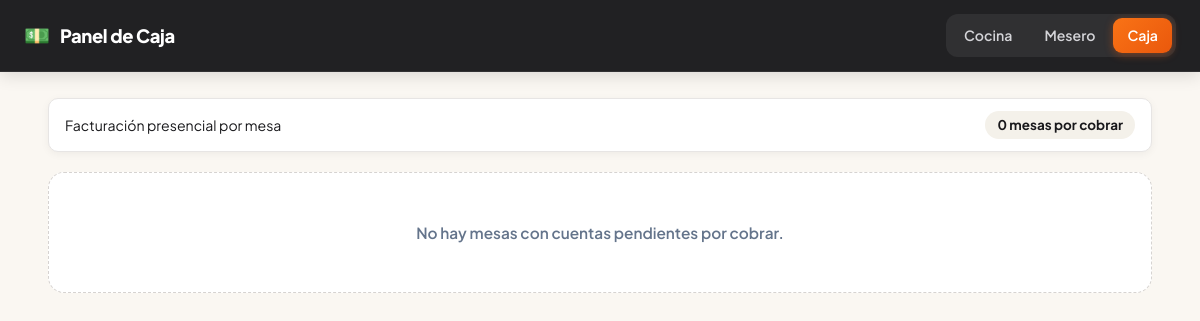
Page /caja.php on the earlier database version.
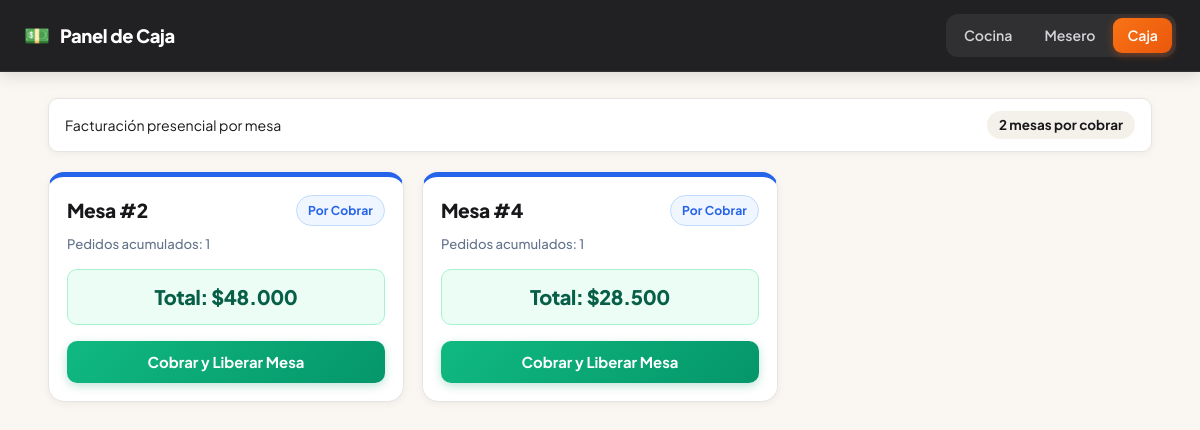
Same page on the later database version.
### tables this page shows
CREATE TABLE mesas (
    id INT AUTO_INCREMENT PRIMARY KEY,
    numero INT NOT NULL UNIQUE,
    estado ENUM('Disponible', 'Ocupada') NOT NULL DEFAULT 'Disponible'
);

### src/caja.php (the view, shortened to what this page needs)
<?php
require_once 'conexion.php';
$cuentasAbiertas = [];
$sql = "SELECT m.id AS mesa_id,
               m.estado AS estado_mesa,
               COUNT(DISTINCT p.id) AS total_pedidos,
               COALESCE(SUM(dp.cantidad * dp.precio_unitario), 0) AS total_consumo
        FROM mesas m
        INNER JOIN pedidos p ON m.id = p.mesa_id AND p.estado <> 'Pagado'
        LEFT JOIN detalle_pedido dp ON p.id = dp.pedido_id
        GROUP BY m.id, m.estado
        ORDER BY m.id ASC";
$resultado = $conn->query($sql);
if ($resultado instanceof mysqli_result) {
    while ($fila = $resultado->fetch_assoc()) {
        $cuentasAbiertas[] = $fila;
    }
}
?>
<!DOCTYPE html>
<html lang="es">
<head>
    <link rel="stylesheet" href="style.css">
</head>
<body>
    <header class="top-bar">
        <div class="marca">
            <span class="marca-icono" aria-hidden="true">💵</span>
            <h1>Panel de Caja</h1>
        </div>
        <nav class="nav-links">
            <a href="cocina.php">Cocina</a>
            <a href="mesero.php">Mesero</a>
            <a href="caja.php" class="activo">Caja</a>
        </nav>
    </header>
    <main class="contenedor-panel">
        <div class="barra-estado-panel">
            <span>Facturación presencial por mesa</span>
            <span class="contador-tickets"><?php echo count($cuentasAbiertas); ?> mesas por cobrar</span>
        </div>
        <?php if (count($cuentasAbiertas) === 0): ?>
            <p class="estado-vacio">No hay mesas con cuentas pendientes por cobrar.</p>
        <?php else: ?>
            <section class="grid-tickets">
                <?php foreach ($cuentasAbiertas as $cuenta): ?>
                    <article class="ticket-card ticket-caja">
                        <div class="ticket-header">
                            <h2>Mesa #<?php echo (int) $cuenta['mesa_id']; ?></h2>
                            <span class="badge badge-ocupada">Por Cobrar</span>
                        </div>
                        <p class="ticket-meta">Pedidos acumulados: <?php echo (int) $cuenta['total_pedidos']; ?></p>
                        <p class="ticket-total">
                            Total: $<?php echo number_format((float) $cuenta['total_consumo'], 0, ',', '.'); ?>
                        </p>
                        <form method="POST" action="caja.php" onsubmit="return confirm('¿Confirmar cobro y liberar la Mesa #<?php echo (int) $cuenta['mesa_id']; ?>?');">
                            <button type="submit" class="btn-accion btn-cobrar">Cobrar y Liberar Mesa</button>
                        </form>
                    </article>
                <?php endforeach; ?>
            </section>
        <?php endif; ?>
    </main>
</body>
</html>

Differences in the rows shown:
added mesas: id "2", total_pedidos "1", total_consumo "48.000"
added mesas: id "4", total_pedidos "1", total_consumo "28.500"
Other differences:
count($cuentasAbiertas): "0" → "2"
text no longer shown: "No hay mesas con cuentas pendientes por cobrar."
